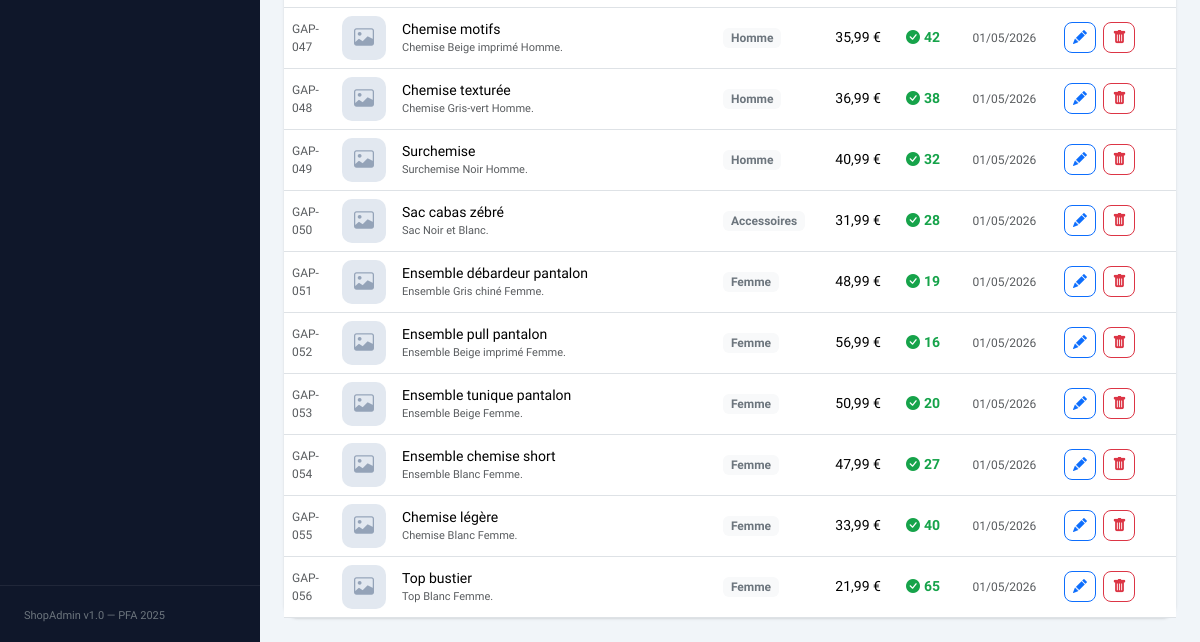
/dashboard-admin-main/index.php?page=products (signed in, lower part), run on an earlier commit of the app's database.
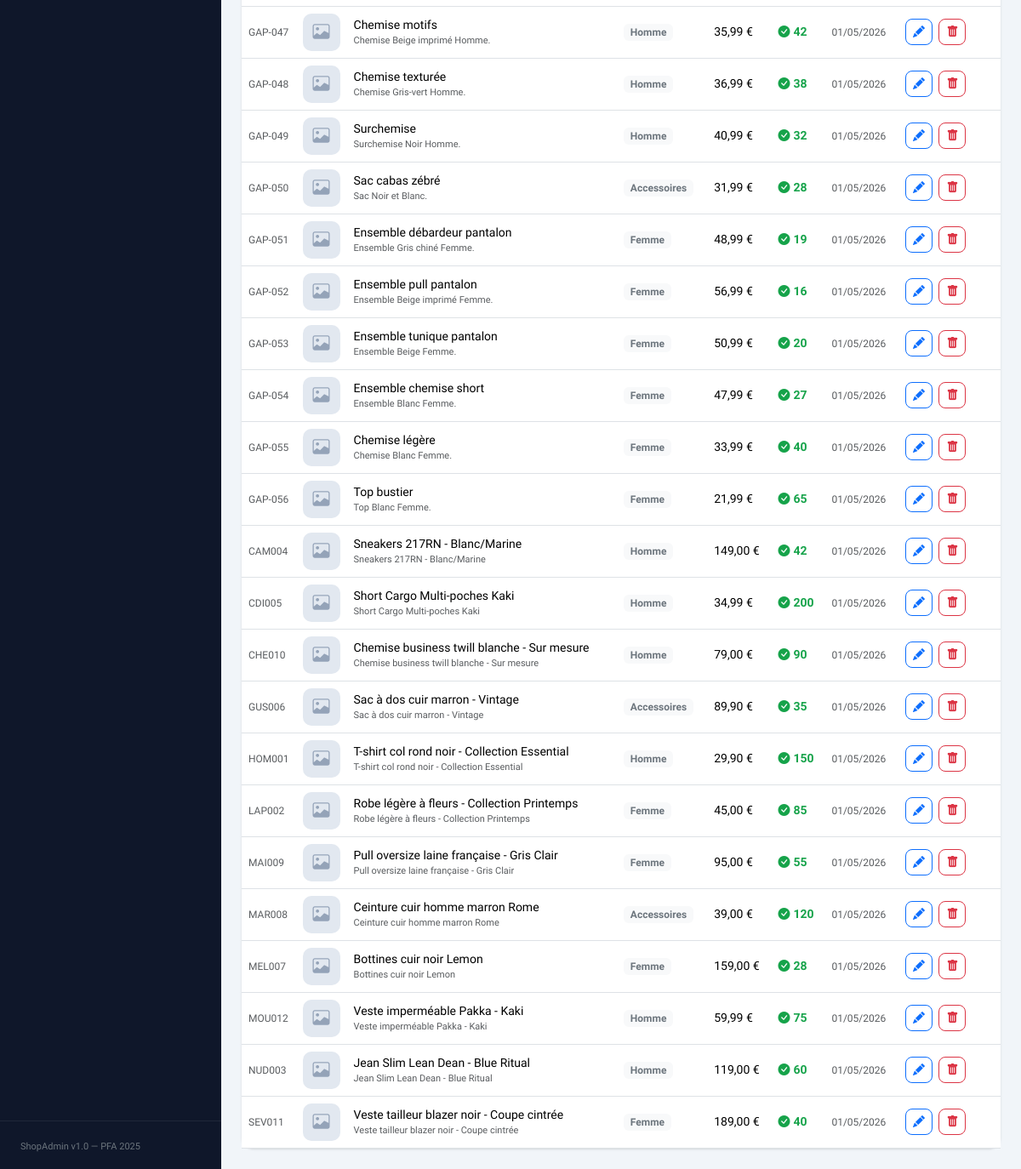
And on a later commit of the database.
### tables this page shows
CREATE TABLE `produits` (
  `id` varchar(20) NOT NULL,
  `name` varchar(150) DEFAULT NULL,
  `description` text DEFAULT NULL,
  `price` decimal(10,2) DEFAULT NULL,
  `stock` int(11) DEFAULT NULL,
  `sku` varchar(100) DEFAULT NULL,
  `image_path` varchar(255) DEFAULT NULL,
  `category_id` int(11) DEFAULT NULL,
  `color_id` int(11) DEFAULT NULL,
  `created_at` timestamp NOT NULL DEFAULT current_timestamp() ON UPDATE current_timestamp(),
  `product_type` enum('haut','bas','accessoire','chaussure','ensemble') DEFAULT NULL,
  `season` enum('ete','hiver','mi_saison','toutes_saisons') DEFAULT 'toutes_saisons'
);

CREATE TABLE `categories` (
  `id` int(11) NOT NULL,
  `name` varchar(100) DEFAULT NULL
);

### dashboard-admin-main/controllers/ProductController.php (called while the page is built, shortened)
<?php
require_once __DIR__ . '/../models/Product.php';
class ProductController {
    private Product $model;
    public function __construct() {
        $this->model = new Product();
    }
    public function index(): void {
        $products  = $this->model->getAll();
        require __DIR__ . '/../views/products/index.php';
    }
}

### dashboard-admin-main/config/database.php (called while the page is built, shortened)
<?php
class Database {
    private static ?PDO $instance = null;
    public static function getInstance(): PDO {
        if (self::$instance === null) {
            $dsn = "mysql:host=" . DB_HOST . ";dbname=" . DB_NAME . ";charset=" . DB_CHARSET;
            $options = [
                PDO::ATTR_ERRMODE            => PDO::ERRMODE_EXCEPTION,
                PDO::ATTR_DEFAULT_FETCH_MODE => PDO::FETCH_ASSOC,
                PDO::ATTR_EMULATE_PREPARES   => false,
            ];
            try {
                self::$instance = new PDO($dsn, DB_USER, DB_PASS, $options);
            } catch (PDOException $e) {
                error_log("Erreur connexion DB : " . $e->getMessage());
                die(json_encode(['error' => 'Connexion à la base de données échouée.']));
            }
        }
        return self::$instance;
    }
}

### dashboard-admin-main/models/Product.php (called while the page is built, shortened)
<?php
require_once __DIR__ . '/../config/database.php';
class Product {
    private PDO $db;
    public function __construct() {
        $this->db = Database::getInstance();
    }
    public function getAll(): array {
        $stmt = $this->db->query("
            SELECT p.*, c.name AS category_name
            FROM produits p
            LEFT JOIN categories c ON p.category_id = c.id
            ORDER BY p.created_at DESC
        ");
        return $stmt->fetchAll();
    }
}

### dashboard-admin-main/views/products/index.php (the view, shortened to what the changed rows need)
<?php
require_once __DIR__ . '/../../includes/header.php';
?>
<div class="main-wrapper">
    <div class="content-area">
        <div class="card">
            <div class="table-responsive">
                <table class="table mb-0" id="productsTable">
                    <tbody>
                        <?php if (empty($products)): ?>
                        <tr>
                            <td colspan="8" class="text-center py-5 text-muted">
                                <i class="bi bi-box-seam fs-1 d-block mb-2"></i>
                                Aucun produit trouvé.
                            </td>
                        </tr>
                        <?php else: ?>
                        <?php foreach ($products as $p): ?>
                        <tr>
                            <td class="text-muted" style="font-size:12px;"><?= $p['id'] ?></td>
                            <td>
                                <?php if (!empty($p['image_path']) && file_exists(__DIR__ . '/../../' . $p['image_path'])): ?>
                                    <img src="../../<?= htmlspecialchars($p['image_path']) ?>"
                                         class="product-img-thumb" alt="">
                                <?php else: ?>
                                    <div class="product-img-placeholder">
                                        <i class="bi bi-image"></i>
                                    </div>
                                <?php endif; ?>
                            </td>
                            <td>
                                <span class="fw-600"><?= htmlspecialchars($p['name']) ?></span>
                                <?php if (!empty($p['description'])): ?>
                                <div class="text-muted" style="font-size:11px;">
                                    <?= mb_strimwidth(htmlspecialchars($p['description']), 0, 50, '...') ?>
                                </div>
                                <?php endif; ?>
                            </td>
                            <td>
                                <span class="badge bg-light text-secondary" style="font-size:12px;">
                                    <?= htmlspecialchars($p['category_name'] ?? '—') ?>
                                </span>
                            </td>
                            <td class="fw-700"><?= number_format($p['price'], 2, ',', ' ') ?> €</td>
                            <td>
                                <?php
                                $stock = (int)$p['stock'];
                                $cls   = $stock === 0 ? 'stock-zero' : ($stock <= 5 ? 'stock-low' : 'stock-ok');
                                $icon  = $stock === 0 ? 'bi-x-circle-fill' : ($stock <= 5 ? 'bi-exclamation-circle-fill' : 'bi-check-circle-fill');
                                ?>
                                <span class="<?= $cls ?>">
                                    <i class="bi <?= $icon ?> me-1"></i><?= $stock ?>
                                </span>
                            </td>
                            <td class="text-muted" style="font-size:12px;">
                                <?= date('d/m/Y', strtotime($p['created_at'])) ?>
                            </td>
                            <td>
                                <a href="index.php?page=products&action=edit&id=<?= $p['id'] ?>"
                                   class="btn btn-sm btn-outline-primary me-1" title="Modifier" style="border-radius:8px;">
                                    <i class="bi bi-pencil-fill"></i>
                                </a>
                                <button class="btn btn-sm btn-outline-danger"
                                        onclick="confirmDelete(<?= $p['id'] ?>, '<?= htmlspecialchars(addslashes($p['name'])) ?>')"
                                        title="Supprimer" style="border-radius:8px;">
                                    <i class="bi bi-trash-fill"></i>
                                </button>
                            </td>
                        </tr>
                        <?php endforeach; ?>
                        <?php endif; ?>
                    </tbody>
                </table>
            </div>
        </div>
    </div>
</div>
<?php require_once __DIR__ . '/../../includes/footer.php'; ?>

What changed in the data, as far as the page shows it:
added produits: id "CAM004", name "Sneakers 217RN - Blanc/Marine", description "Sneakers 217RN - Blanc/Marine", category.name "Homme", price "149,00", stock "42", created_at "01/05/2026"
added produits: id "CDI005", name "Short Cargo Multi-poches Kaki", description "Short Cargo Multi-poches Kaki", category.name "Homme", price "34,99", stock "200", created_at "01/05/2026"
added produits: id "CHE010", name "Chemise business twill blanche - Sur mesure", description "Chemise business twill blanche - Sur mesure", category.name "Homme", price "79,00", stock "90", created_at "01/05/2026"
added produits: id "GUS006", name "Sac à dos cuir marron - Vintage", description "Sac à dos cuir marron - Vintage", category.name "Accessoires", price "89,90", stock "35", created_at "01/05/2026"
added produits: id "HOM001", name "T-shirt col rond noir - Collection Essential", description "T-shirt col rond noir - Collection Essential", category.name "Homme", price "29,90", stock "150", created_at "01/05/2026"
added produits: id "LAP002", name "Robe légère à fleurs - Collection Printemps", description "Robe légère à fleurs - Collection Printemps", category.name "Femme", price "45,00", stock "85", created_at "01/05/2026"
added produits: id "MAI009", name "Pull oversize laine française - Gris Clair", description "Pull oversize laine française - Gris Clair", category.name "Femme", price "95,00", stock "55", created_at "01/05/2026"
added produits: id "MAR008", name "Ceinture cuir homme marron Rome", description "Ceinture cuir homme marron Rome", category.name "Accessoires", price "39,00", stock "120", created_at "01/05/2026"
added produits: id "MEL007", name "Bottines cuir noir Lemon", description "Bottines cuir noir Lemon", category.name "Femme", price "159,00", stock "28", created_at "01/05/2026"
added produits: id "MOU012", name "Veste imperméable Pakka - Kaki", description "Veste imperméable Pakka - Kaki", category.name "Homme", price "59,99", stock "75", created_at "01/05/2026"
added produits: id "NUD003", name "Jean Slim Lean Dean - Blue Ritual", description "Jean Slim Lean Dean - Blue Ritual", category.name "Homme", price "119,00", stock "60", created_at "01/05/2026"
added produits: id "SEV011", name "Veste tailleur blazer noir - Coupe cintrée", description "Veste tailleur blazer noir - Coupe cintrée", category.name "Femme", price "189,00", stock "40", created_at "01/05/2026"
